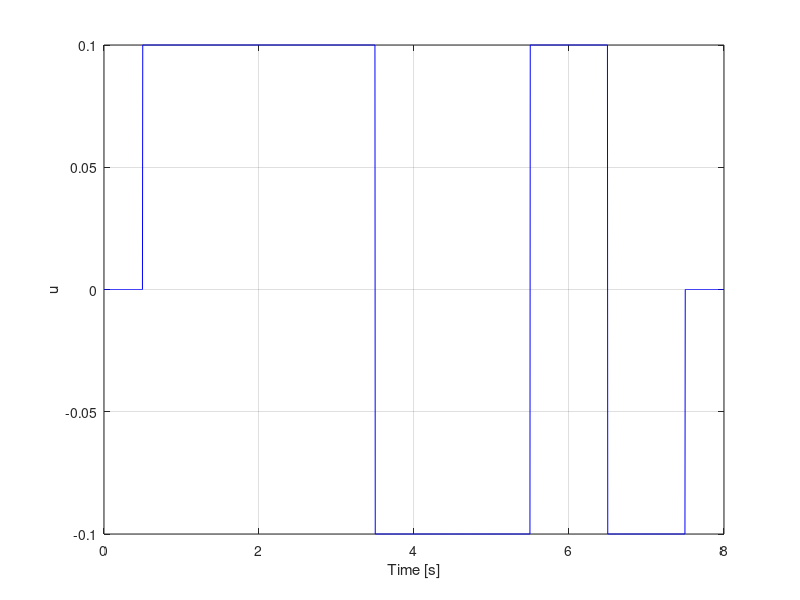

Write the MATLAB code that produced this figure.
clear all, close all, clc
% %function [u]
% 
% ts = 0.0040;


% Define time values
% t = [0 1    3    5    6    7 8]; 
t = [0:0.0040:8]';
% u = [0 0.1 -0.1  0.1 -0.1  0 0];
sec1 = ones((1/0.004),1);
sec3 = ones((3/0.004),1);
sec2 = ones((2/0.004),1);
sec05 = ones((0.5/0.004),1);

u0 = 0.*sec05;
u1 = 0.1*sec3;
u2 = -0.1*sec2;
u3 = 0.1*sec1;
u4 = -u3;
u5 = u0;

u = [u0;u1;u2;u3;u4;u5;0];


% Plot using stairs
figure;
plot(t, u, 'b');
xlabel('Time [s]');
ylabel('u');
grid on;

u3211 = [t,u]